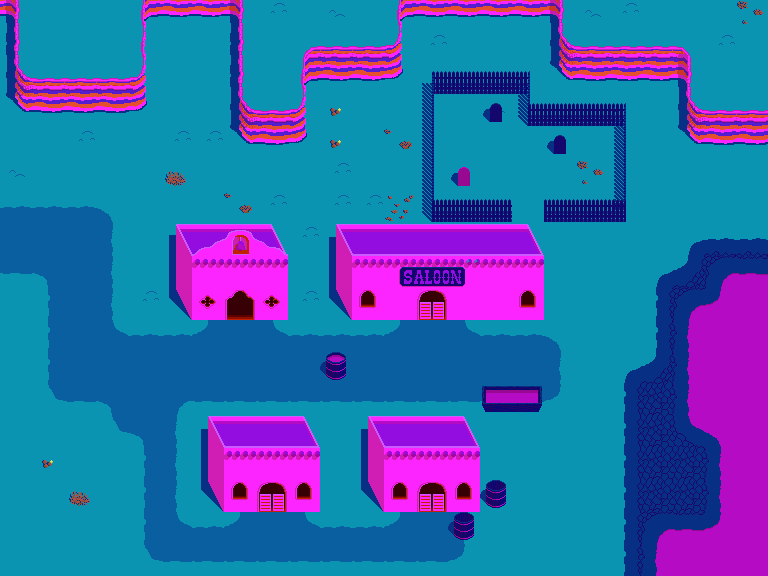

Rendered tile map (Tiled .tmx) drawn with the repository's tilesets; below, a short description and the full map source, tile grids included:
An orthogonal 24x18 tile map with 32x32 px tiles, 2 tile layers (Tile Layer 1, Overlay), 2 tilesets and 7 objects.

<map version="1.0" orientation="orthogonal" renderorder="right-down" width="24" height="18" tilewidth="32" tileheight="32" nextobjectid="23">
 <properties>
  <property name="LeftMap" value="Spirit_LeftDessert" />
  <property name="Name" value="Spirit_DessertTest" />
    <property name="LivingMap" value="DessertTest" />
  <property name="RightMap" value="Spirit_RightDessert" />
 </properties>
 <tileset firstgid="1" source="../Tilesets/DessertSpirit.tsx" />
 <tileset firstgid="257" name="PlaceObjects" tilewidth="32" tileheight="32" tilecount="16" columns="4">
  <image source="../Tilesets/PlaceObjects.png" width="128" height="128" />
  <tile id="0">
   <properties>
    <property name="ObjectName" value="ShootOnSight" />
   </properties>
  </tile>
  <tile id="1">
   <properties>
    <property name="ObjectName" value="LifePortal" />
    <property name="When" value="player_is_dead" />
   </properties>
  </tile>
 </tileset>
 <layer name="Tile Layer 1" width="24" height="18">
  <data encoding="csv">
198,1,213,1,196,197,197,198,38,1,37,1,196,197,197,197,197,198,37,38,1,1,213,22,
177,178,178,178,179,1,1,214,213,164,194,194,195,38,1,213,213,193,165,165,165,166,38,213,
193,194,194,194,195,1,1,214,1,196,197,197,227,24,40,40,25,225,226,226,226,198,1,1,
225,226,226,226,227,1,213,193,194,195,21,1,1,23,1,37,39,40,40,25,1,193,194,194,
1,1,38,1,1,38,38,225,197,227,21,1,54,23,1,1,1,213,1,23,1,225,226,226,
37,1,1,1,1,6,1,1,1,1,38,1,1,23,213,1,1,1,22,23,1,1,1,1,
85,85,85,86,1,1,1,54,38,1,38,38,53,39,40,40,1,40,40,41,1,1,1,1,
101,101,101,102,1,13,14,3,16,38,61,62,11,11,11,11,64,1,1,1,1,81,82,82,
117,134,101,102,1,29,18,19,20,1,29,18,78,79,80,19,20,1,1,1,81,147,136,120,
1,100,101,102,38,45,26,27,26,38,45,34,36,35,36,36,34,1,1,1,97,136,121,104,
1,100,101,149,85,85,150,101,149,85,85,85,150,101,149,85,85,86,1,1,97,105,104,104,
1,100,101,101,101,101,101,101,101,101,101,101,101,101,101,101,101,102,1,81,147,105,104,104,
1,116,117,134,101,133,117,117,117,117,117,117,117,117,117,117,117,118,1,97,98,105,104,104,
1,213,1,116,134,102,61,62,63,64,1,61,62,63,64,1,213,1,1,97,98,152,89,104,
213,21,213,1,100,102,29,18,19,20,213,29,18,19,20,1,1,213,213,97,98,98,105,104,
1,1,6,213,100,102,45,34,35,34,1,45,34,35,34,1,1,213,1,97,98,98,105,104,
1,1,1,1,100,149,85,150,101,149,85,85,150,101,102,1,1,1,1,97,136,120,121,104,
1,1,1,1,116,117,117,117,117,117,117,117,117,117,118,1,1,1,1,97,105,104,104,104
</data>
 </layer>
 <layer name="Overlay" width="24" height="18">
  <data encoding="csv">
0,0,0,0,0,0,0,0,0,0,0,0,0,0,0,0,0,0,0,0,0,0,0,0,
0,0,0,0,0,0,0,0,0,0,0,0,0,0,0,0,0,0,0,0,0,0,0,0,
0,0,0,0,0,0,0,0,0,0,0,0,0,0,0,0,0,0,0,0,0,0,0,0,
0,0,0,0,0,0,0,0,0,0,0,0,0,0,0,7,0,0,0,0,0,0,0,0,
0,0,0,0,0,0,0,0,0,0,0,0,0,0,0,0,0,7,0,0,0,0,0,0,
0,0,0,0,0,0,0,0,0,0,0,0,0,0,8,0,0,0,0,0,0,0,0,0,
0,0,0,0,0,0,0,0,0,0,0,0,0,0,0,0,0,0,0,0,0,0,0,0,
0,0,0,0,0,0,0,0,0,0,0,0,0,0,0,0,0,0,0,0,0,0,0,0,
0,0,0,0,0,0,0,0,0,0,0,0,0,0,0,0,0,0,0,0,0,0,0,0,
0,0,0,0,0,0,0,0,0,0,0,0,0,0,0,0,0,0,0,0,0,0,0,0,
0,0,0,0,0,0,0,0,0,0,0,0,0,0,0,0,0,0,0,0,0,0,0,0,
0,0,0,0,0,0,0,0,0,0,57,0,0,0,0,0,0,0,0,0,0,0,0,0,
0,0,0,0,0,0,0,0,0,0,0,0,0,0,0,71,72,0,0,0,0,0,0,0,
0,0,0,0,0,0,0,0,0,0,0,0,0,0,0,0,0,0,0,0,0,0,0,0,
0,0,0,0,0,0,0,0,0,0,0,0,0,0,0,0,0,0,0,0,0,0,0,0,
0,0,0,0,0,0,0,0,0,0,0,0,0,0,0,56,0,0,0,0,0,0,0,0,
0,0,0,0,0,0,0,0,0,0,0,0,0,0,56,0,0,0,0,0,0,0,0,0,
0,0,0,0,0,0,0,0,0,0,0,0,0,0,0,0,0,0,0,0,0,0,0,0
</data>
 </layer>
 <objectgroup name="Objects">
  <object id="14" x="416" y="320" width="32" height="32">
   <properties>
    <property name="PortalFrom" value="SaloonDoor" />
   </properties>
  </object>
  <object id="16" x="416" y="288" width="32" height="32">
   <properties>
    <property name="PortalTo" value="Spirit_Saloon" />
   </properties>
  </object>
  <object id="18" x="256" y="480" width="32" height="32">
   <properties>
    <property name="PortalTo" value="Spirit_GunStore" />
   </properties>
  </object>
  <object id="19" x="256" y="512" width="32" height="32">
   <properties>
    <property name="PortalFrom" value="GunStore" />
   </properties>
  </object>
  <object id="20" x="416" y="480" width="32" height="32">
   <properties>
    <property name="PortalTo" value="Spirit_Bank" />
   </properties>
  </object>
  <object id="21" x="416" y="512" width="32" height="32">
   <properties>
    <property name="PortalFrom" value="Bank" />
   </properties>
  </object>
  <object id="22" gid="258" x="512" y="192" width="32" height="32" />
 </objectgroup>
</map>
